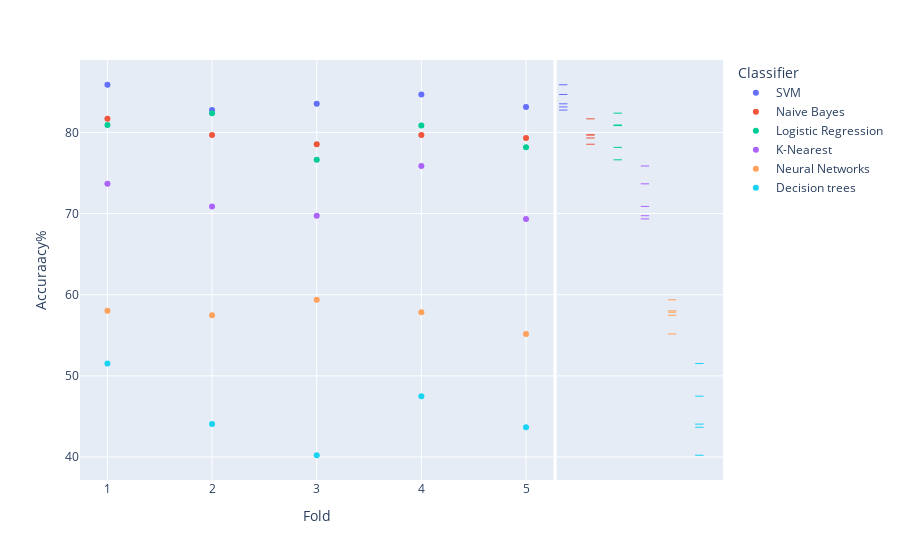

The notebook cell this image was saved under:
### Code cell
fig = px.scatter(df, x="Fold", y="Accuraacy%", color="Classifier", marginal_y="rug")
fig.show()

### Figure 1 — Plotly figure (JSON) as saved in the notebook; plotly's stock layout.template omitted (floating-point values rounded to 4 significant figures)
{"data": [{"hovertemplate": "Classifier=SVM<br>Fold=%{x}<br>Accuraacy%=%{y}<extra></extra>", "legendgroup": "SVM", "marker": {"color": "#636efa", "symbol": "circle"}, "mode": "markers", "name": "SVM", "orientation": "v", "showlegend": true, "type": "scatter", "x": ["1", "2", "3", "4", "5"], "xaxis": "x", "y": ["85.87", "82.75", "83.52", "84.67", "83.14"], "yaxis": "y"}, {"alignmentgroup": "True", "boxpoints": "all", "fillcolor": "rgba(255,255,255,0)", "hoveron": "points", "hovertemplate": "Classifier=SVM<br>Accuraacy%=%{y}<extra></extra>", "jitter": 0, "legendgroup": "SVM", "line": {"color": "rgba(255,255,255,0)"}, "marker": {"color": "#636efa", "symbol": "line-ew-open"}, "name": "SVM", "offsetgroup": "SVM", "showlegend": false, "type": "box", "xaxis": "x2", "y": ["85.87", "82.75", "83.52", "84.67", "83.14"], "yaxis": "y2"}, {"hovertemplate": "Classifier=Naive Bayes<br>Fold=%{x}<br>Accuraacy%=%{y}<extra></extra>", "legendgroup": "Naive Bayes", "marker": {"color": "#EF553B", "symbol": "circle"}, "mode": "markers", "name": "Naive Bayes", "orientation": "v", "showlegend": true, "type": "scatter", "x": ["1", "2", "3", "4", "5"], "xaxis": "x", "y": ["81.67", "79.69", "78.54", "79.69", "79.31"], "yaxis": "y"}, {"alignmentgroup": "True", "boxpoints": "all", "fillcolor": "rgba(255,255,255,0)", "hoveron": "points", "hovertemplate": "Classifier=Naive Bayes<br>Accuraacy%=%{y}<extra></extra>", "jitter": 0, "legendgroup": "Naive Bayes", "line": {"color": "rgba(255,255,255,0)"}, "marker": {"color": "#EF553B", "symbol": "line-ew-open"}, "name": "Naive Bayes", "offsetgroup": "Naive Bayes", "showlegend": false, "type": "box", "xaxis": "x2", "y": ["81.67", "79.69", "78.54", "79.69", "79.31"], "yaxis": "y2"}, {"hovertemplate": "Classifier=Logistic Regression<br>Fold=%{x}<br>Accuraacy%=%{y}<extra></extra>", "legendgroup": "Logistic Regression", "marker": {"color": "#00cc96", "symbol": "circle"}, "mode": "markers", "name": "Logistic Regression", "orientation": "v", "showlegend": true, "type": "scatter", "x": ["1", "2", "3", "4", "5"], "xaxis": "x", "y": ["80.91", "82.37", "76.62", "80.84", "78.16"], "yaxis": "y"}, {"alignmentgroup": "True", "boxpoints": "all", "fillcolor": "rgba(255,255,255,0)", "hoveron": "points", "hovertemplate": "Classifier=Logistic Regression<br>Accuraacy%=%{y}<extra></extra>", "jitter": 0, "legendgroup": "Logistic Regression", "line": {"color": "rgba(255,255,255,0)"}, "marker": {"color": "#00cc96", "symbol": "line-ew-open"}, "name": "Logistic Regression", "offsetgroup": "Logistic Regression", "showlegend": false, "type": "box", "xaxis": "x2", "y": ["80.91", "82.37", "76.62", "80.84", "78.16"], "yaxis": "y2"}, {"hovertemplate": "Classifier=K-Nearest<br>Fold=%{x}<br>Accuraacy%=%{y}<extra></extra>", "legendgroup": "K-Nearest", "marker": {"color": "#ab63fa", "symbol": "circle"}, "mode": "markers", "name": "K-Nearest", "orientation": "v", "showlegend": true, "type": "scatter", "x": ["1", "2", "3", "4", "5"], "xaxis": "x", "y": ["73.66", "70.88", "69.73", "75.86", "69.34"], "yaxis": "y"}, {"alignmentgroup": "True", "boxpoints": "all", "fillcolor": "rgba(255,255,255,0)", "hoveron": "points", "hovertemplate": "Classifier=K-Nearest<br>Accuraacy%=%{y}<extra></extra>", "jitter": 0, "legendgroup": "K-Nearest", "line": {"color": "rgba(255,255,255,0)"}, "marker": {"color": "#ab63fa", "symbol": "line-ew-open"}, "name": "K-Nearest", "offsetgroup": "K-Nearest", "showlegend": false, "type": "box", "xaxis": "x2", "y": ["73.66", "70.88", "69.73", "75.86", "69.34"], "yaxis": "y2"}, {"hovertemplate": "Classifier=Neural Networks<br>Fold=%{x}<br>Accuraacy%=%{y}<extra></extra>", "legendgroup": "Neural Networks", "marker": {"color": "#FFA15A", "symbol": "circle"}, "mode": "markers", "name": "Neural Networks", "orientation": "v", "showlegend": true, "type": "scatter", "x": ["1", "2", "3", "4", "5"], "xaxis": "x", "y": ["58.01", "57.47", "59.38", "57.85", "55.17"], "yaxis": "y"}, {"alignmentgroup": "True", "boxpoints": "all", "fillcolor": "rgba(255,255,255,0)", "hoveron": "points", "hovertemplate": "Classifier=Neural Networks<br>Accuraacy%=%{y}<extra></extra>", "jitter": 0, "legendgroup": "Neural Networks", "line": {"color": "rgba(255,255,255,0)"}, "marker": {"color": "#FFA15A", "symbol": "line-ew-open"}, "name": "Neural Networks", "offsetgroup": "Neural Networks", "showlegend": false, "type": "box", "xaxis": "x2", "y": ["58.01", "57.47", "59.38", "57.85", "55.17"], "yaxis": "y2"}, {"hovertemplate": "Classifier=Decision trees<br>Fold=%{x}<br>Accuraacy%=%{y}<extra></extra>", "legendgroup": "Decision trees", "marker": {"color": "#19d3f3", "symbol": "circle"}, "mode": "markers", "name": "Decision trees", "orientation": "v", "showlegend": true, "type": "scatter", "x": ["1", "2", "3", "4", "5"], "xaxis": "x", "y": ["51.52", "44.06", "40.22", "47.50", "43.67"], "yaxis": "y"}, {"alignmentgroup": "True", "boxpoints": "all", "fillcolor": "rgba(255,255,255,0)", "hoveron": "points", "hovertemplate": "Classifier=Decision trees<br>Accuraacy%=%{y}<extra></extra>", "jitter": 0, "legendgroup": "Decision trees", "line": {"color": "rgba(255,255,255,0)"}, "marker": {"color": "#19d3f3", "symbol": "line-ew-open"}, "name": "Decision trees", "offsetgroup": "Decision trees", "showlegend": false, "type": "box", "xaxis": "x2", "y": ["51.52", "44.06", "40.22", "47.50", "43.67"], "yaxis": "y2"}], "layout": {"legend": {"title": {"text": "Classifier"}, "tracegroupgap": 0}, "margin": {"t": 60}, "xaxis": {"anchor": "y", "domain": [0, 0.7363], "title": {"text": "Fold"}}, "xaxis2": {"anchor": "y2", "domain": [0.7413, 1], "matches": "x2", "showgrid": false, "showline": false, "showticklabels": false, "ticks": ""}, "yaxis": {"anchor": "x", "domain": [0, 1], "title": {"text": "Accuraacy%"}}, "yaxis2": {"anchor": "x2", "domain": [0, 1], "matches": "y", "showgrid": true, "showticklabels": false}}}
